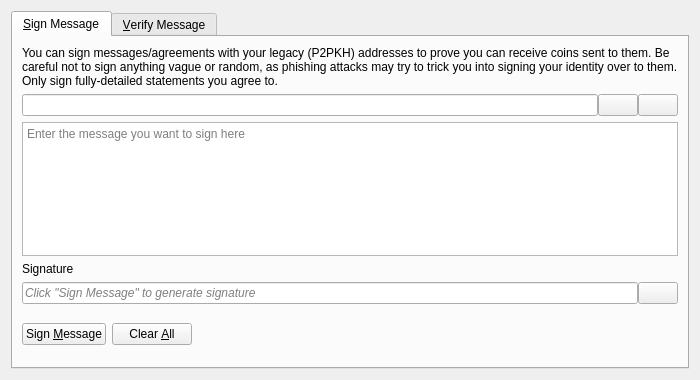
<?xml version="1.0" encoding="UTF-8"?>
<ui version="4.0">
 <class>SignVerifyMessageDialog</class>
 <widget class="QDialog" name="SignVerifyMessageDialog">
  <property name="geometry">
   <rect>
    <x>0</x>
    <y>0</y>
    <width>700</width>
    <height>380</height>
   </rect>
  </property>
  <property name="windowTitle">
   <string>Signatures - Sign / Verify a Message</string>
  </property>
  <property name="modal">
   <bool>true</bool>
  </property>
  <layout class="QVBoxLayout" name="verticalLayout">
   <item>
    <widget class="QTabWidget" name="tabWidget">
     <property name="currentIndex">
      <number>0</number>
     </property>
     <widget class="QWidget" name="tabSignMessage">
      <attribute name="title">
       <string>&amp;Sign Message</string>
      </attribute>
      <layout class="QVBoxLayout" name="verticalLayout_SM">
       <item>
        <widget class="QLabel" name="infoLabel_SM">
         <property name="text">
          <string>You can sign messages/agreements with your legacy (P2PKH) addresses to prove you can receive coins sent to them. Be careful not to sign anything vague or random, as phishing attacks may try to trick you into signing your identity over to them. Only sign fully-detailed statements you agree to.</string>
         </property>
         <property name="textFormat">
          <enum>Qt::PlainText</enum>
         </property>
         <property name="wordWrap">
          <bool>true</bool>
         </property>
        </widget>
       </item>
       <item>
        <layout class="QHBoxLayout" name="horizontalLayout_1_SM">
         <property name="spacing">
          <number>0</number>
         </property>
         <item>
          <widget class="QValidatedLineEdit" name="addressIn_SM">
           <property name="toolTip">
            <string>The BitcoinIII address to sign the message with</string>
           </property>
          </widget>
         </item>
         <item>
          <widget class="QPushButton" name="addressBookButton_SM">
           <property name="toolTip">
            <string>Choose previously used address</string>
           </property>
           <property name="text">
            <string/>
           </property>
           <property name="icon">
            <iconset resource="../bitcoin.qrc">
             <normaloff>:/icons/address-book</normaloff>:/icons/address-book</iconset>
           </property>
           <property name="shortcut">
            <string>Alt+A</string>
           </property>
           <property name="autoDefault">
            <bool>false</bool>
           </property>
          </widget>
         </item>
         <item>
          <widget class="QPushButton" name="pasteButton_SM">
           <property name="toolTip">
            <string>Paste address from clipboard</string>
           </property>
           <property name="text">
            <string/>
           </property>
           <property name="icon">
            <iconset resource="../bitcoin.qrc">
             <normaloff>:/icons/editpaste</normaloff>:/icons/editpaste</iconset>
           </property>
           <property name="shortcut">
            <string>Alt+P</string>
           </property>
           <property name="autoDefault">
            <bool>false</bool>
           </property>
          </widget>
         </item>
        </layout>
       </item>
       <item>
        <widget class="QPlainTextEdit" name="messageIn_SM">
         <property name="toolTip">
          <string>Enter the message you want to sign here</string>
         </property>
         <property name="placeholderText">
          <string>Enter the message you want to sign here</string>
         </property>
        </widget>
       </item>
       <item>
        <widget class="QLabel" name="signatureLabel_SM">
         <property name="text">
          <string>Signature</string>
         </property>
         <property name="textFormat">
          <enum>Qt::PlainText</enum>
         </property>
        </widget>
       </item>
       <item>
        <layout class="QHBoxLayout" name="horizontalLayout_2_SM">
         <property name="spacing">
          <number>0</number>
         </property>
         <item>
          <widget class="QLineEdit" name="signatureOut_SM">
           <property name="placeholderText">
            <string>Click "Sign Message" to generate signature</string>
           </property>
           <property name="font">
            <font>
             <italic>true</italic>
            </font>
           </property>
           <property name="readOnly">
            <bool>true</bool>
           </property>
          </widget>
         </item>
         <item>
          <widget class="QPushButton" name="copySignatureButton_SM">
           <property name="toolTip">
            <string>Copy the current signature to the clipboard</string>
           </property>
           <property name="text">
            <string/>
           </property>
           <property name="icon">
            <iconset resource="../bitcoin.qrc">
             <normaloff>:/icons/editcopy</normaloff>:/icons/editcopy</iconset>
           </property>
           <property name="autoDefault">
            <bool>false</bool>
           </property>
          </widget>
         </item>
        </layout>
       </item>
       <item>
        <layout class="QHBoxLayout" name="horizontalLayout_3_SM">
         <item>
          <widget class="QPushButton" name="signMessageButton_SM">
           <property name="toolTip">
            <string>Sign the message to prove you own this BitcoinIII address</string>
           </property>
           <property name="text">
            <string>Sign &amp;Message</string>
           </property>
           <property name="icon">
            <iconset resource="../bitcoin.qrc">
             <normaloff>:/icons/edit</normaloff>:/icons/edit</iconset>
           </property>
           <property name="autoDefault">
            <bool>false</bool>
           </property>
          </widget>
         </item>
         <item>
          <widget class="QPushButton" name="clearButton_SM">
           <property name="toolTip">
            <string>Reset all sign message fields</string>
           </property>
           <property name="text">
            <string>Clear &amp;All</string>
           </property>
           <property name="icon">
            <iconset resource="../bitcoin.qrc">
             <normaloff>:/icons/remove</normaloff>:/icons/remove</iconset>
           </property>
           <property name="autoDefault">
            <bool>false</bool>
           </property>
          </widget>
         </item>
         <item>
          <spacer name="horizontalSpacer_1_SM">
           <property name="orientation">
            <enum>Qt::Horizontal</enum>
           </property>
           <property name="sizeHint" stdset="0">
            <size>
             <width>40</width>
             <height>48</height>
            </size>
           </property>
          </spacer>
         </item>
         <item>
          <widget class="QLabel" name="statusLabel_SM">
           <property name="font">
            <font>
             <weight>75</weight>
             <bold>true</bold>
            </font>
           </property>
           <property name="text">
            <string/>
           </property>
           <property name="wordWrap">
            <bool>true</bool>
           </property>
          </widget>
         </item>
         <item>
          <spacer name="horizontalSpacer_2_SM">
           <property name="orientation">
            <enum>Qt::Horizontal</enum>
           </property>
           <property name="sizeHint" stdset="0">
            <size>
             <width>40</width>
             <height>48</height>
            </size>
           </property>
          </spacer>
         </item>
        </layout>
       </item>
      </layout>
     </widget>
     <widget class="QWidget" name="tabVerifyMessage">
      <attribute name="title">
       <string>&amp;Verify Message</string>
      </attribute>
      <layout class="QVBoxLayout" name="verticalLayout_VM">
       <item>
        <widget class="QLabel" name="infoLabel_VM">
         <property name="text">
          <string>Enter the receiver's address, message (ensure you copy line breaks, spaces, tabs, etc. exactly) and signature below to verify the message. Be careful not to read more into the signature than what is in the signed message itself, to avoid being tricked by a man-in-the-middle attack. Note that this only proves the signing party receives with the address, it cannot prove sendership of any transaction!</string>
         </property>
         <property name="textFormat">
          <enum>Qt::PlainText</enum>
         </property>
         <property name="alignment">
          <set>Qt::AlignLeading|Qt::AlignLeft|Qt::AlignTop</set>
         </property>
         <property name="wordWrap">
          <bool>true</bool>
         </property>
        </widget>
       </item>
       <item>
        <layout class="QHBoxLayout" name="horizontalLayout_1_VM">
         <property name="spacing">
          <number>0</number>
         </property>
         <item>
          <widget class="QValidatedLineEdit" name="addressIn_VM">
           <property name="toolTip">
            <string>The BitcoinIII address the message was signed with</string>
           </property>
          </widget>
         </item>
         <item>
          <widget class="QPushButton" name="addressBookButton_VM">
           <property name="toolTip">
            <string>Choose previously used address</string>
           </property>
           <property name="text">
            <string/>
           </property>
           <property name="icon">
            <iconset resource="../bitcoin.qrc">
             <normaloff>:/icons/address-book</normaloff>:/icons/address-book</iconset>
           </property>
           <property name="shortcut">
            <string>Alt+A</string>
           </property>
           <property name="autoDefault">
            <bool>false</bool>
           </property>
          </widget>
         </item>
        </layout>
       </item>
       <item>
        <widget class="QPlainTextEdit" name="messageIn_VM">
          <property name="toolTip">
            <string>The signed message to verify</string>
          </property>
          <property name="placeholderText">
            <string>The signed message to verify</string>
          </property>
        </widget>
       </item>
       <item>
        <widget class="QValidatedLineEdit" name="signatureIn_VM">
          <property name="toolTip">
            <string>The signature given when the message was signed</string>
          </property>
          <property name="placeholderText">
            <string>The signature given when the message was signed</string>
          </property>
        </widget>
       </item>
       <item>
        <layout class="QHBoxLayout" name="horizontalLayout_2_VM">
         <item>
          <widget class="QPushButton" name="verifyMessageButton_VM">
           <property name="toolTip">
            <string>Verify the message to ensure it was signed with the specified BitcoinIII address</string>
           </property>
           <property name="text">
            <string>Verify &amp;Message</string>
           </property>
           <property name="icon">
            <iconset resource="../bitcoin.qrc">
             <normaloff>:/icons/transaction_0</normaloff>:/icons/transaction_0</iconset>
           </property>
           <property name="autoDefault">
            <bool>false</bool>
           </property>
          </widget>
         </item>
         <item>
          <widget class="QPushButton" name="clearButton_VM">
           <property name="toolTip">
            <string>Reset all verify message fields</string>
           </property>
           <property name="text">
            <string>Clear &amp;All</string>
           </property>
           <property name="icon">
            <iconset resource="../bitcoin.qrc">
             <normaloff>:/icons/remove</normaloff>:/icons/remove</iconset>
           </property>
           <property name="autoDefault">
            <bool>false</bool>
           </property>
          </widget>
         </item>
         <item>
          <spacer name="horizontalSpacer_1_VM">
           <property name="orientation">
            <enum>Qt::Horizontal</enum>
           </property>
           <property name="sizeHint" stdset="0">
            <size>
             <width>40</width>
             <height>48</height>
            </size>
           </property>
          </spacer>
         </item>
         <item>
          <widget class="QLabel" name="statusLabel_VM">
           <property name="font">
            <font>
             <weight>75</weight>
             <bold>true</bold>
            </font>
           </property>
           <property name="text">
            <string/>
           </property>
           <property name="wordWrap">
            <bool>true</bool>
           </property>
          </widget>
         </item>
         <item>
          <spacer name="horizontalSpacer_2_VM">
           <property name="orientation">
            <enum>Qt::Horizontal</enum>
           </property>
           <property name="sizeHint" stdset="0">
            <size>
             <width>40</width>
             <height>48</height>
            </size>
           </property>
          </spacer>
         </item>
        </layout>
       </item>
      </layout>
     </widget>
    </widget>
   </item>
  </layout>
 </widget>
 <customwidgets>
  <customwidget>
   <class>QValidatedLineEdit</class>
   <extends>QLineEdit</extends>
   <header>qt/qvalidatedlineedit.h</header>
  </customwidget>
 </customwidgets>
 <resources>
  <include location="../bitcoin.qrc"/>
 </resources>
 <connections/>
</ui>
